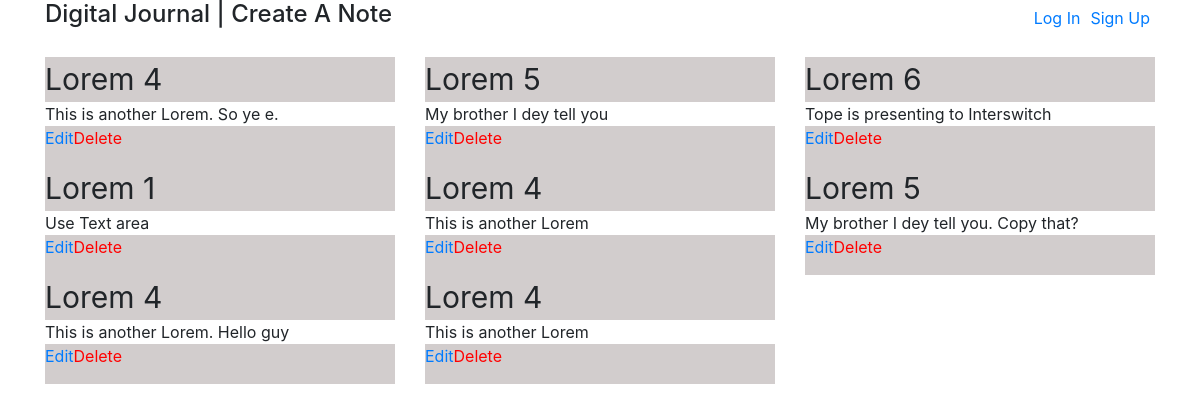
The page / on the database its author committed.
### journal/models.py (models this page shows, shortened)
class Journal(models.Model):
    title = models.CharField(max_length=64)
    body = models.TextField()

### journal/views.py (the view)
# urls.py: path("", views.index, name="index" ),
def index(request):
    journals = Journal.objects.all()
    return render(request, 'journal/index.html', {'journals': journals})

### journal/templates/journal/index.html (shortened to what this page needs)
{% extends 'journal/base.html' %}
{% block body %}
    <div id="page_wrap">
        <header class="container">
            <div class="row">
                <h4 class="col-sm-8">Digital Journal | Create A Note</h1>
                <nav class="col-sm-4">
                    {% if not user.is_authenticated %}
                        <p><a href="{% url 'users:login_custom' %}">Log In</a></p>
                        <p><a href="{% url 'users:signup_custom' %}">Sign Up</a></p>
                    {% endif %}
                </nav>
            </div>
        </header>
        <div class="container flex">
            <div class="row">
                {% for journal in journals %}
                    <div class="col-sm-4">
                        <header class="container">
                            <div class="row">
                                {{ journal.title }}
                            </div>
                        </header>
                        <div class="body">{{ journal.body }}</div>
                        <footer class="container">
                            <div class="row">
                                <p class="edit-journal"><a href="{% url 'journal:edit_journal' journal.id %}">Edit</a></p>
                                <p class="del-journal"><a href="{% url 'journal:delete_journal' journal.id %}">Delete</a></p>
                            </div>
                        </footer>
                    </div>
                {% endfor %}
            </div>
        </div>
    </div>
{% endblock %}

### journal/static/journal/style.css (style rules this page uses)
header { padding: 20px 0; }
header .row, footer .row { display: flex; align-items: center; }
header nav { display: flex; justify-content: flex-end; }
header p { padding: 0 5px; margin: 0; }
p.del-journal a { color: red; }
p.edit-journal { color: blue; }
div.flex header { background: #d2cdcd; font-size: 30px; }
footer.container { background: #d2cdcd; }
header.container { padding-top: 0px; padding-bottom: 0px; }
div.flex { margin-top: 20px; }

### rows shown on the page
Journal: title "Lorem 4", body "This is another Lorem. So ye e."
Journal: title "Lorem 5", body "My brother I dey tell you"
Journal: title "Lorem 6", body "Tope is presenting to Interswitch"
Journal: title "Lorem 1", body "Use Text area"
Journal: title "Lorem 4", body "This is another Lorem"
Journal: title "Lorem 5", body "My brother I dey tell you. Copy that?"
Journal: title "Lorem 4", body "This is another Lorem. Hello guy"
Journal: title "Lorem 4", body "This is another Lorem"
